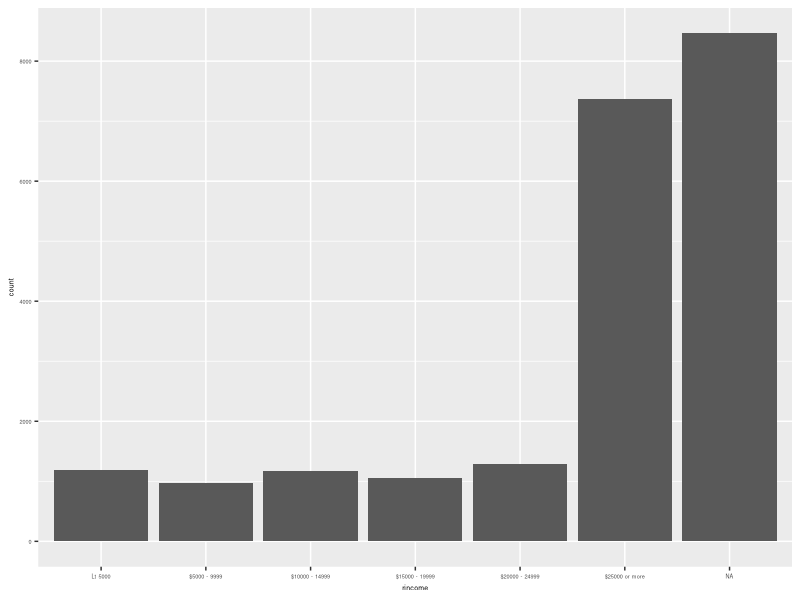

Reproduce this figure in R.
#------------------------------
# Exercise 15.3.1.1 R4DS: Explore income distribution in forcats::gss_cat data.
#------------------------------
library("forcats")
library("tidyverse")

summarize(group_by(gss_cat, rincome))
tt <- gss_cat
tt$rincome <- as.character(tt$rincome)
tt$rincome[tt$rincome %in% c("No answer","Don't know","Refused","Not applicable")] <- "NA"
# it is probably better to have income intervals with equal width:
tt$rincome[tt$rincome %in% c("Lt $1000", "$1000 to 2999", "$3000 to 3999", "$4000 to 4999")] <- "Lt 5000"
tt$rincome[tt$rincome %in% c("$5000 to 5999", "$6000 to 6999", "$7000 to 7999", "$8000 to 9999")] <- "$5000 - 9999"
income_levels = c("Lt 5000","$5000 - 9999", "$10000 - 14999", "$15000 - 19999", "$20000 - 24999", "$25000 or more")
yy <- within(tt, rincome <- factor(rincome, levels = income_levels))  
ggplot(yy, aes(rincome)) + 
  geom_bar() + 
  theme(text = element_text(size = 5))
count(yy, rincome)
# About one third of the survey participants has not provided their income. 
# In some other cases of analyses the reasons of not providing income should not be replaced as NA just as I did. 
